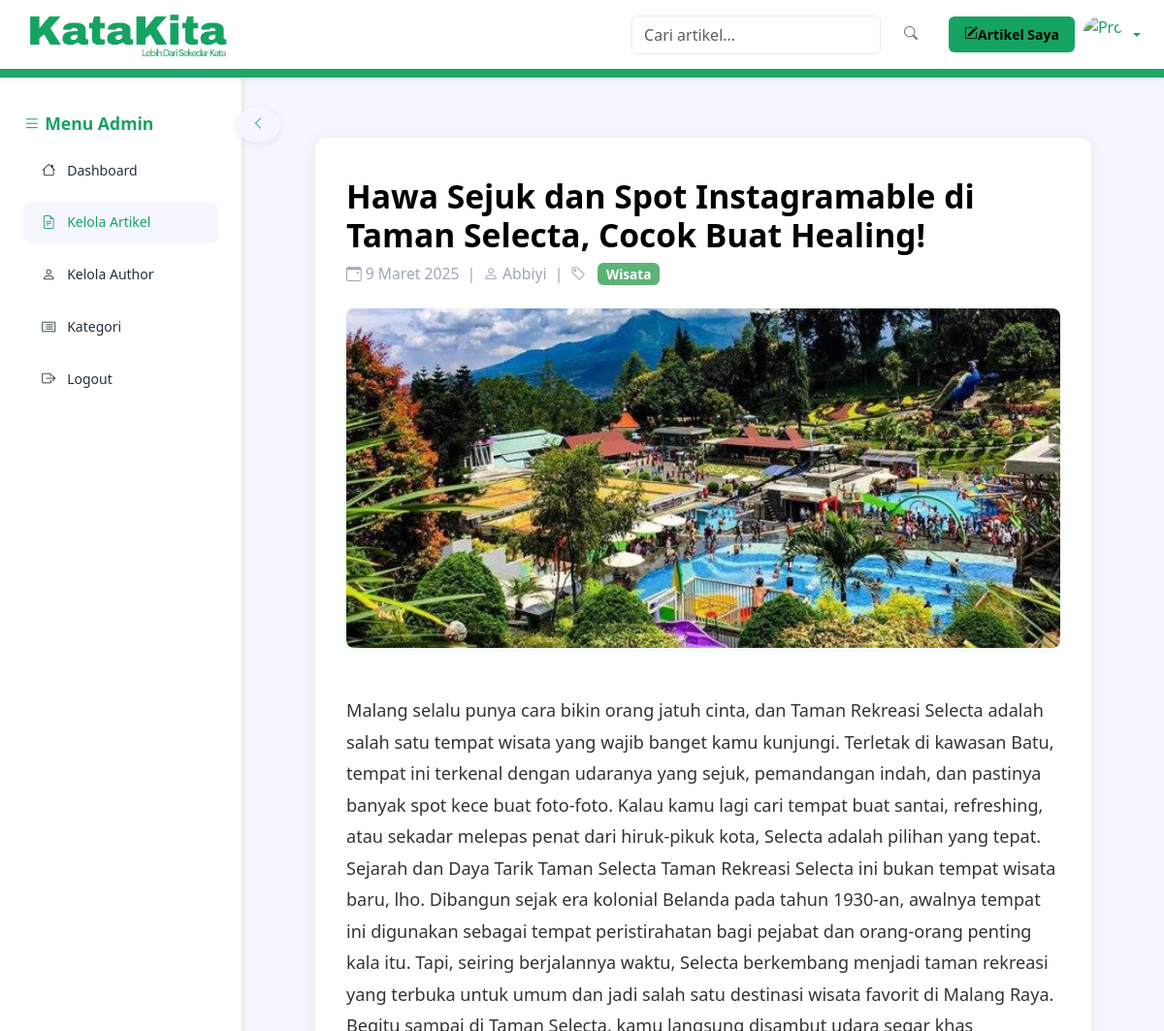
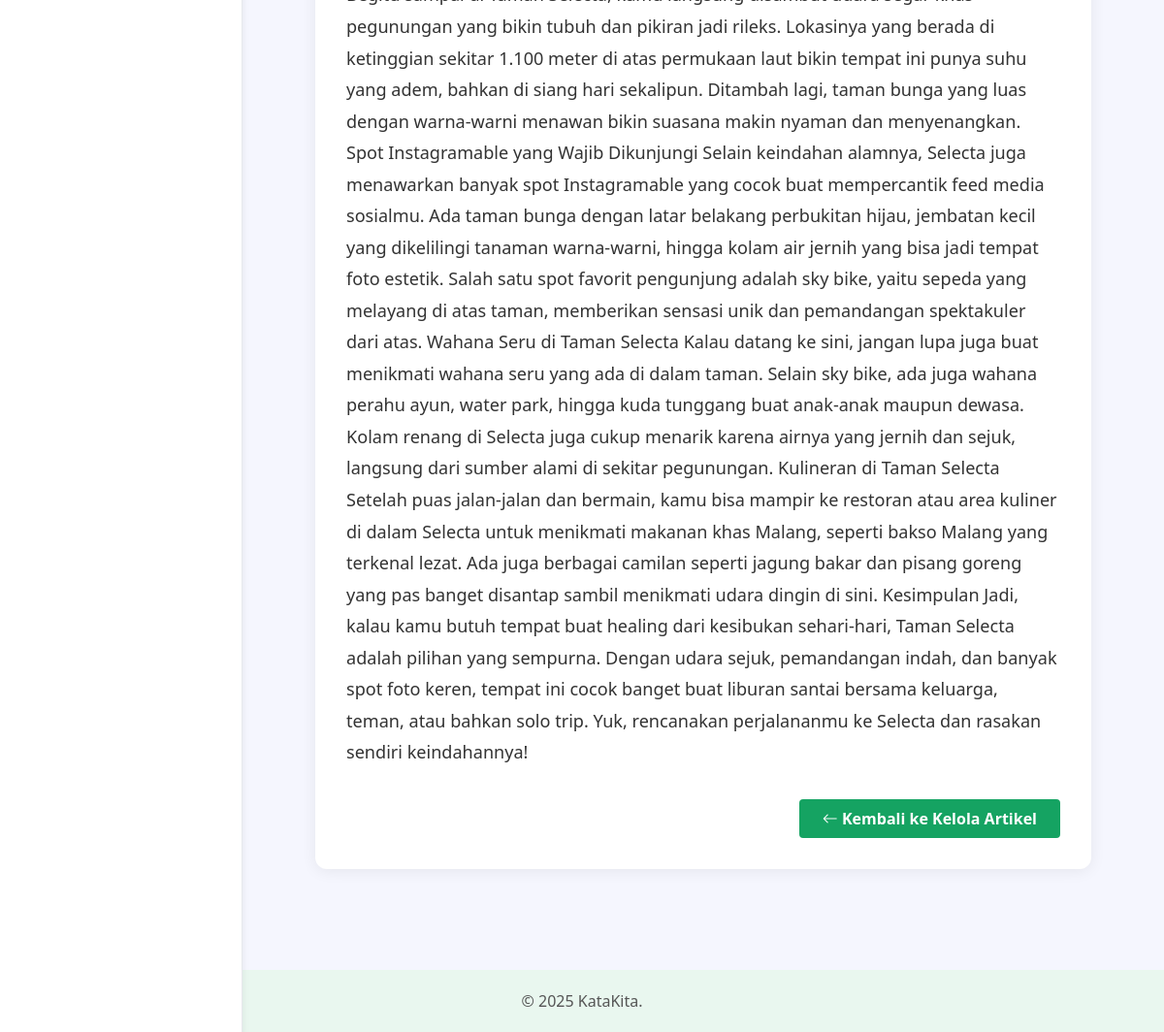
Page /admin/detail_artikel.php?id=1 (signed in) on the committed database (2 pictures, top to bottom).
### tables this page shows
CREATE TABLE `article` (
  `id` int NOT NULL,
  `date` varchar(20) NOT NULL,
  `title` varchar(255) NOT NULL,
  `content` text NOT NULL,
  `picture` varchar(255) DEFAULT NULL
);

CREATE TABLE `author` (
  `id` int NOT NULL,
  `level` varchar(50) NOT NULL,
  `nickname` varchar(100) NOT NULL,
  `email` varchar(150) NOT NULL,
  `password` varchar(255) NOT NULL
);

CREATE TABLE `category` (
  `id` int NOT NULL,
  `name` varchar(100) NOT NULL,
  `description` text
);

### admin/detail_artikel.php (the view, shortened to what this page needs)
<?php
include '../koneksi.php';
$id = intval($_GET['id']);
$sql = "SELECT
    a.title AS judul_artikel,
    a.date AS tanggal_publikasi,
    au.nickname AS nama_penulis,
    c.name AS nama_kategori,
    a.picture AS gambar,
    a.content AS isi_artikel
FROM
    article a
JOIN
    article_author aa ON a.id = aa.article_id
JOIN
    author au ON aa.author_id = au.id
JOIN
    article_category ac ON a.id = ac.article_id
JOIN
    category c ON ac.category_id = c.id
WHERE
    a.id = $id";
$result = $koneksi->query($sql);
$row = $result->fetch_assoc();
?>
<!DOCTYPE html>
<html>
<head>
    <link rel="stylesheet" type="text/css" href="../assets/css/portal.css">
    <link rel="stylesheet" href="https://cdn.jsdelivr.net/npm/bootstrap-icons@1.11.3/font/bootstrap-icons.css">
</head>
<body class="app">
<nav class="app-sidepanel" id="sidebarAdmin" style="width:250px;position:fixed;top:5px;left:0;bottom:0;background:#fff;box-shadow:0 2px 8px 0 rgba(0,0,0,0.07);z-index:99;transition:margin-left .3s;">
    <button class="btn btn-light" id="btnToggleSidebar" style="margin-top:100px;">
        <i class="bi bi-chevron-left" id="iconSidebar"></i>
    </button>
    <div class="sidebar-inner d-flex flex-column h-100" style="height:100%;">
        <div class="kategori-panel flex-grow-1">
            <h6><i class="bi bi-list"></i> Menu Admin</h6>
            <ul class="kategori-list list-unstyled">
                <li><a href="home.php" class="nav-link"><i class="bi bi-house"></i> Dashboard</a></li>
                <li><a href="kelola_artikel.php" class="nav-link active"><i class="bi bi-file-earmark-text"></i> Kelola Artikel</a></li>
                <li><a href="kelola_author.php" class="nav-link"><i class="bi bi-person"></i> Kelola Author</a></li>
                <li><a href="kategori.php" class="nav-link"><i class="bi bi-card-list"></i> Kategori</a></li>
                <li><a href="../logout.php" class="nav-link"><i class="bi bi-box-arrow-right"></i> Logout</a></li>
            </ul>
        </div>
    </div>
</nav>
<header class="app-header d-flex align-items-center justify-content-between px-4"
    style="background:#fff; box-shadow:0 2px 8px 0 rgba(0,0,0,0.07); height:80px; position:fixed; top:0; left:0; right:0; z-index:100;">
    <div class="d-flex align-items-center">
        <a href="home.php">
            <img src="../assets/images/namawebsite.png" alt="KataKita" class="me-4" style="height:58px;">
        </a>
    </div>
    <div class="d-flex align-items-center">
        <form class="d-flex me-3" method="get" action="cari.php">
            <input class="form-control me-2" type="search" name="q" placeholder="Cari artikel..." aria-label="Search" style="min-width:180px;">
            <button class="btn btn-outline-secondary" type="submit"><i class="bi bi-search"></i></button>
        </form>
        <a href="kelola_artikel.php?author=<?php echo urlencode($_SESSION['nickname']); ?>" class="btn btn-primary me-2 d-none d-md-inline">
            <i class="bi bi-pencil-square"></i>Artikel Saya
        </a>
        <div class="dropdown">
            <a href="#" class="d-flex align-items-center text-decoration-none dropdown-toggle" id="dropdownProfile" data-bs-toggle="dropdown" aria-expanded="false">
                <img src="../assets/images/profile.png" alt="Profile" width="40" height="40" class="rounded-circle me-2" style="object-fit:cover;">
            </a>
        </div>
    </div>
</header>
<div class="app-wrapper" style="margin-top:30px;">
    <main class="app-content p-4">
        <div class="detail-card">
            <div class="detail-header">
                <h1><?php echo htmlspecialchars($row['judul_artikel']); ?></h1>
                <div class="detail-meta">
                    <i class="bi bi-calendar-event"></i> <?php echo htmlspecialchars($row['tanggal_publikasi']); ?>
                    &nbsp;|&nbsp;
                    <i class="bi bi-person"></i> <?php echo htmlspecialchars($row['nama_penulis']); ?>
                    &nbsp;|&nbsp;
                    <i class="bi bi-tag"></i> <span class="badge bg-success"><?php echo htmlspecialchars($row['nama_kategori']); ?></span>
                </div>
            </div>
            <?php if (!empty($row['gambar'])): ?>
                <div class="detail-image">
                    <img src="../picture/<?php echo htmlspecialchars($row['gambar']); ?>" alt="Gambar Artikel">
                </div>
            <?php endif; ?>
            <div class="detail-content">
                <?php echo $row['isi_artikel']; ?>
            </div>
            <div class="detail-footer">
                <a href="kelola_artikel.php" class="btn-back"><i class="bi bi-arrow-left"></i> Kembali ke Kelola Artikel</a>
            </div>
        </div>
    </main>
</div>
<footer class="app-footer mt-5" style="background:#e9f7ef; padding:20px 0;">
        <div class="container-xl text-center">
            <p class="mb-0" style="color:#555;">&copy; 2025 KataKita.</p>
        </div>
</body>
</html>

### rows in the picture
article: title "Hawa Sejuk dan Spot Instagramable di Taman Selecta, Cocok Buat Healing!", date "9 Maret 2025", author.nickname "Abbiyi", category.name "Wisata", picture (picture), content "Malang selalu punya cara bikin orang jatuh cinta, dan Taman Rekreasi Selecta adalah salah satu tempat wisata yang wajib banget kamu kunjungi. Terletak di kawasan Batu, tempat ini terkenal dengan udaranya yang sejuk, pemandangan indah, dan pastinya banyak spot kece buat foto-foto. Kalau kamu lagi cari tempat buat santai, refreshing, atau sekadar melepas penat dari hiruk-pikuk kota, Selecta adalah pilihan yang tepat. Sejarah dan Daya Tarik Taman Selecta Taman Rekreasi Selecta ini bukan tempat wisata baru, lho. Dibangun sejak era kolonial Belanda pada tahun 1930-an, awalnya tempat ini digunakan sebagai tempat peristirahatan bagi pejabat dan orang-orang penting kala itu. Tapi, seiring…"
